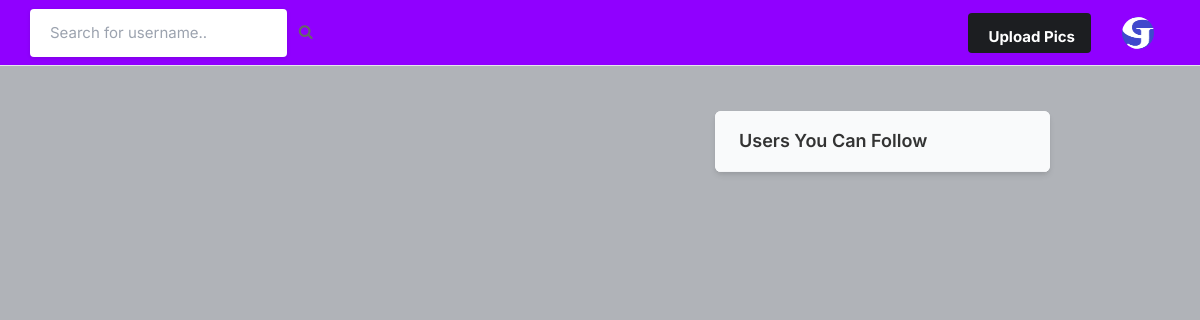
/subscribed (signed in), run on an earlier commit of the app's database.
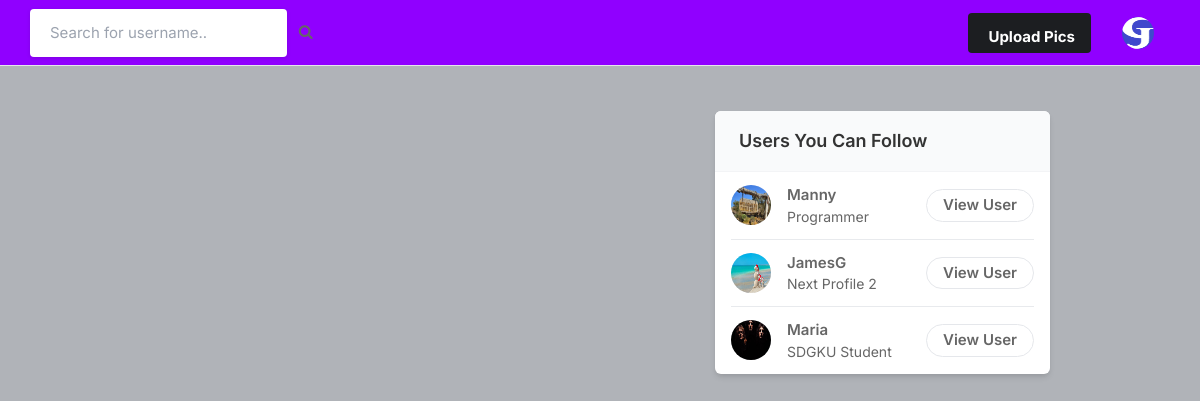
And on a later commit of the database.
### main/models.py (models this page shows, shortened)
class Profile(models.Model):
    user = models.ForeignKey(User, on_delete=models.CASCADE)
    id_user = models.IntegerField()
    bio = models.TextField(blank=True)
    profileimg = models.ImageField(
        upload_to='profile_images', default='blank-profile-picture.png')
    location = models.CharField(max_length=100, blank=True)

### main/views.py (the view)
# urls.py: path('subscribed', views.subscribed, name='subscribed'),
@login_required(login_url='signin')
def subscribed(request):
    user_object = User.objects.get(username=request.user.username)
    user_profile = Profile.objects.get(user=user_object)
    user_following_list = []
    feed = []
    user_following = FollowersCount.objects.filter(follower=request.user.username)
    for users in user_following:
        user_following_list.append(users.user)
    for usernames in user_following_list:
        feed_lists = Post.objects.filter(user=usernames)
        feed.append(feed_lists)
    feed_list = list(chain(*feed))
    all_users = User.objects.all()
    user_following_all = []
    for user in user_following:
        user_list = User.objects.get(username=user.user)
        user_following_all.append(user_list)
    new_suggestions_list = [x for x in list(all_users) if (x not in list(user_following_all))]
    current_user = User.objects.filter(username=request.user.username)
    final_suggestions_list = [x for x in list(new_suggestions_list) if ( x not in list(current_user))]
    random.shuffle(final_suggestions_list)
    username_profile = []
    username_profile_list = []
    for users in final_suggestions_list:
        username_profile.append(users.id)
    for ids in username_profile:
        profile_lists = Profile.objects.filter(id_user=ids)
        username_profile_list.append(profile_lists)
    suggestions_username_profile_list = list(chain(*username_profile_list))
    return render(request, 'subscribed_view.html', {'user_profile': user_profile, 'posts':feed_list, 'suggestions_username_profile_list': suggestions_username_profile_list[:4]})

### templates/subscribed_view.html (shortened to what this page needs)
{% load static %}
<!DOCTYPE html>
<html lang="en">
<head>
    <link rel="stylesheet" href="{% static 'assets/css/icons.css' %}">
    <link rel="stylesheet" href="{% static 'assets/css/uikit.css' %}">
    <link rel="stylesheet" href="{% static 'assets/css/style.css' %}">
    <link rel="stylesheet" href="{% static 'assets/css/tailwind.css' %}">
    <link rel="stylesheet" href="{% static 'css/myStyle.css' %}">
    <link rel="stylesheet" href="https://cdnjs.cloudflare.com/ajax/libs/font-awesome/4.7.0/css/font-awesome.min.css">
</head>
<body>
            <header>
                <div class="header_inner">
                    <form action="/search" method="POST">
                    <div class="left-side">
                            <input type="text" name="username" placeholder="Search for username..">&nbsp; &nbsp;
                            <button type="submit"><i class="fa fa-search fa-1x"></i></button>
                    </div>
                    </form>
                    <div class="right-side lg:pr-4">
                        <a href="#"
                            class="bg-pink-500 flex font-bold hidden hover:bg-pink-600 hover:text-white inline-block items-center lg:block max-h-10 mr-4 px-4 py-2 rounded shado text-white">
                             Upload Pics
                        </a>
                        <a href="#">
                            <img src="{{user_profile.profileimg.url}}" class="header-avatar" alt="">
                        </a>
                    </div>
                </div>
            </header>
            <div class="container m-auto">
                <div class="lg:flex justify-center lg:space-x-10 lg:space-y-0 space-y-5">
                    <div class="space-y-5 flex-shrink-0 lg:w-7/12">
                    </div>
                    <div class="lg:w-5/12">
                        <div class="bg-white  shadow-md rounded-md overflow-hidden">
                            <div class="bg-gray-50  border-b border-gray-100 flex items-baseline justify-between py-4 px-6 ">
                                <h2 class="font-semibold text-lg">Users You Can Follow</h2>
                            </div>
                            <div class="divide-gray-300 divide-gray-50 divide-opacity-50 divide-y px-4 ">
                                {% for suggestion in suggestions_username_profile_list %}
                                <div class="flex items-center justify-between py-3">
                                    <div class="flex flex-1 items-center space-x-4">
                                        <a href="/profile/{{suggestion.user}}">
                                            <img src="{{suggestion.profileimg.url}}" class="bg-gray-200 rounded-full w-10 h-10">
                                        </a>
                                        <div class="flex flex-col">
                                            <span class="block capitalize font-semibold"> {{suggestion.user}} </span>
                                            <span class="block capitalize text-sm"> {{suggestion.bio}} </span>
                                        </div>
                                    </div>
                                    <a href="/profile/{{suggestion.user}}" class="border border-gray-200 font-semibold px-4 py-1 rounded-full hover:bg-pink-600 hover:text-white hover:border-pink-600 "> View User </a>
                                </div>
                                {% endfor %}
                            </div>
                        </div>
                    </div>
                </div>
            </div>
</body>
</html>

What changed in the data, as far as the page shows it:
added Profile: profileimg (picture), user "Manny", bio "Programmer"
added Profile: profileimg (picture), user "JamesG", bio "Next Profile 2"
added Profile: profileimg (picture), user "Maria", bio "SDGKU Student"
